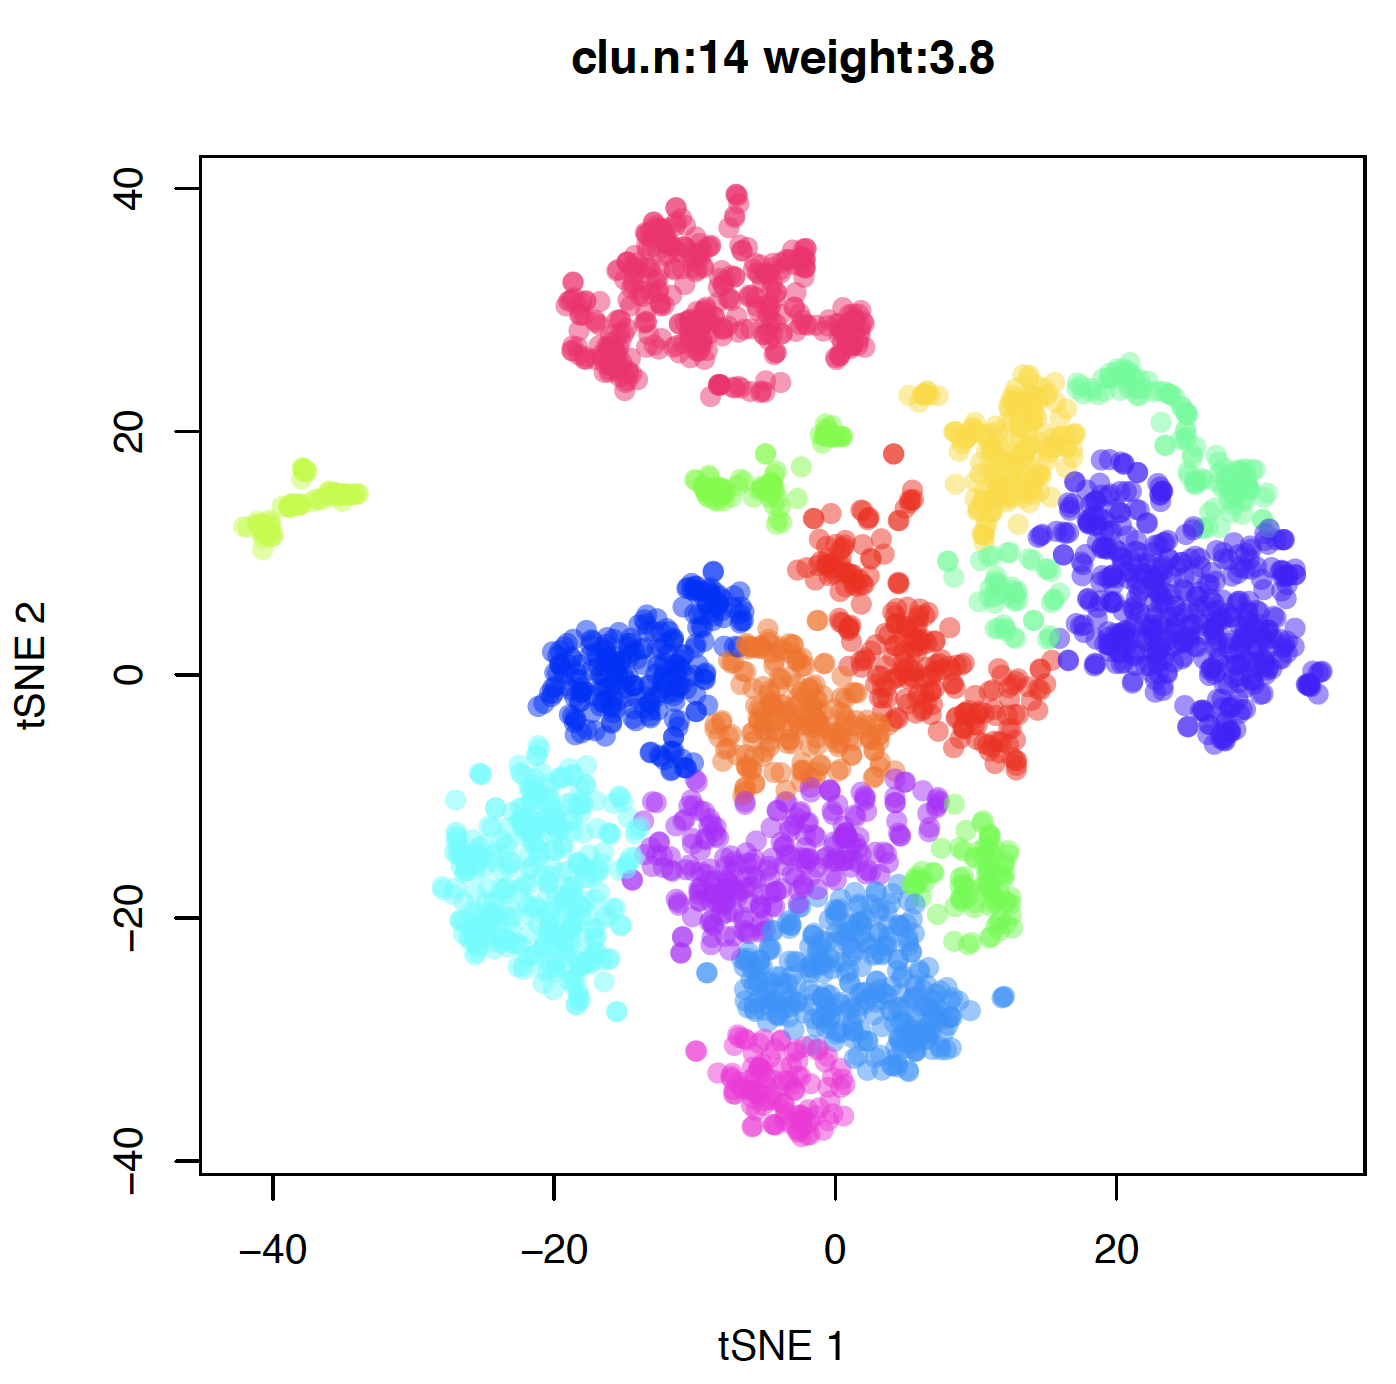

Write R code to recreate this figure.
rm(list=ls());

library(GCluster);

dat   <- read.table("./example_data/tsne_dat2_coord_30_1000.txt", header=T, row.names=1);
wt    <- 3.8;
set.seed(1234);
out   <- GCluster(dat=dat, wt=wt);

clu.i <- out$membership;
clu.n <- length(unique(clu.i));
cols  <- rainbow(clu.n, alpha=0.5);
main  <- paste0("clu.n:", clu.n, " weight:", wt);

pdf("01do_GCluster03.pdf", 6,6);
plot(dat, pch=19, col=cols[clu.i], main=main, xlab="tSNE 1", ylab="tSNE 2");
dev.off();

